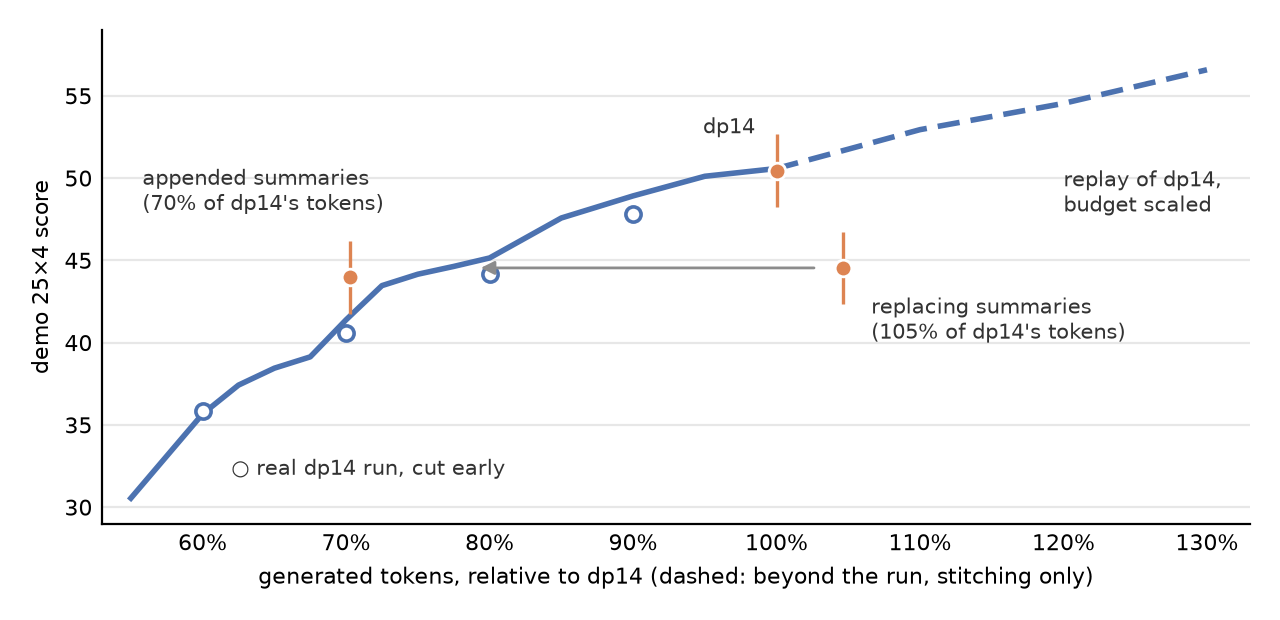

Source code (Python):
"""Figure 2: what a compute budget buys (replay of dp14, data from release/analysis/budget_curve.json)."""
import json, matplotlib
matplotlib.use("Agg")
import matplotlib.pyplot as plt

d = json.load(open("../../release/analysis/budget_curve.json"))
f = [r["f"] for r in d["curve"]]
s = [r["score"] for r in d["curve"]]
BLUE, ORANGE, GRAY, INK = "#4c72b0", "#dd8452", "#8c8c8c", "#333333"

fig, ax = plt.subplots(figsize=(6.4, 3.1))
ax.plot([x for x in f if x <= 1], s[:len([x for x in f if x <= 1])], color=BLUE, lw=2, zorder=2)
ax.plot([x for x in f if x >= 1], s[-len([x for x in f if x >= 1]):], color=BLUE, lw=2, ls=(0, (4, 2)), zorder=2)
c = d["real_cuts"]
ax.scatter([r["f"] for r in c], [r["score"] for r in c], s=30, facecolor="white", edgecolor=BLUE, lw=1.3, zorder=3)
for x, y, lab, dx, dy, ha in ((1.0, 50.46, "dp14", -0.015, 2.6, "right"),
                              (0.703, 43.96, "appended summaries\n(70% of dp14's tokens)", -0.145, 5.2, "left"),
                              (1.046, 44.54, "replacing summaries\n(105% of dp14's tokens)", 0.02, -3.2, "left")):
    ax.errorbar([x], [y], yerr=2.2, fmt="o", ms=6, color=ORANGE, mec="white", mew=1, elinewidth=1.2, zorder=4)
    ax.text(x + dx, y + dy, lab, fontsize=7.5, color=INK, ha=ha, va="center")
ax.text(1.2, 50.6, "replay of dp14,\nbudget scaled", fontsize=7.5, color=INK, ha="left", va="top")
ax.text(0.62, 32.3, "○ real dp14 run, cut early", fontsize=7.5, color=INK, va="center")
ax.annotate("", xy=(0.79, 44.54), xytext=(1.03, 44.54), arrowprops=dict(arrowstyle="-|>", color=GRAY, lw=1))
ax.set_xlim(0.53, 1.33); ax.set_ylim(29, 59)
ax.set_xticks([.6, .7, .8, .9, 1, 1.1, 1.2, 1.3]); ax.set_xticklabels(["60%", "70%", "80%", "90%", "100%", "110%", "120%", "130%"])
ax.tick_params(labelsize=8, length=0)
ax.set_xlabel("generated tokens, relative to dp14 (dashed: beyond the run, stitching only)", fontsize=8)
ax.set_ylabel("demo 25×4 score", fontsize=8)
ax.grid(axis="y", alpha=0.3)
for k in ("top", "right"):
    ax.spines[k].set_visible(False)
fig.tight_layout()
for ext in ("png", "pdf"):
    fig.savefig(f"budget_curve.{ext}", dpi=200)
